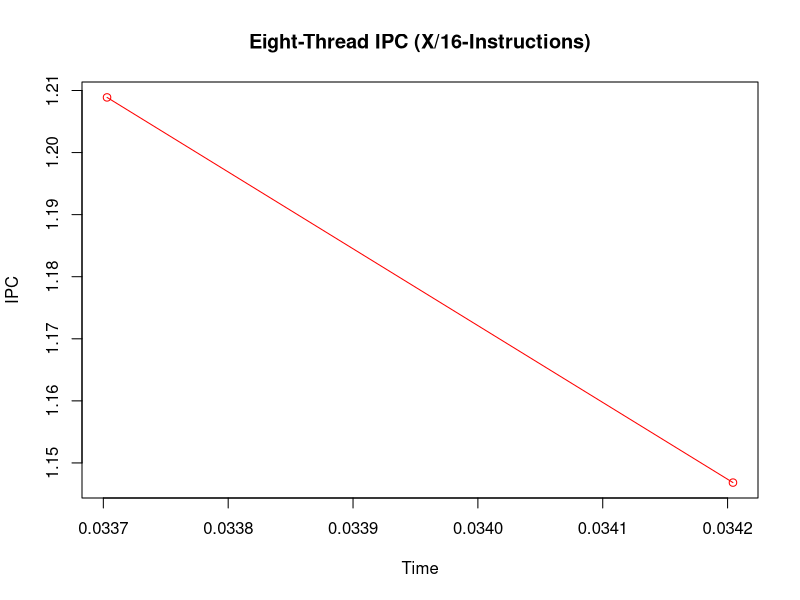
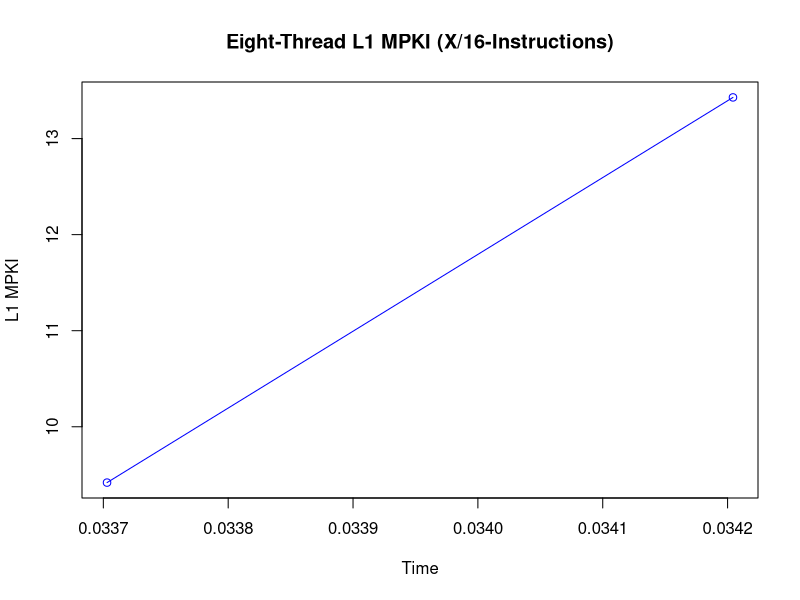
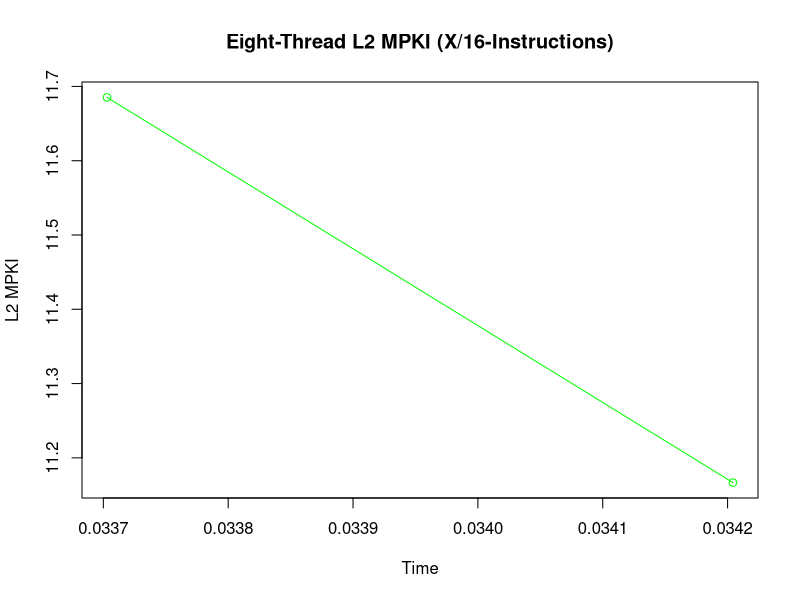
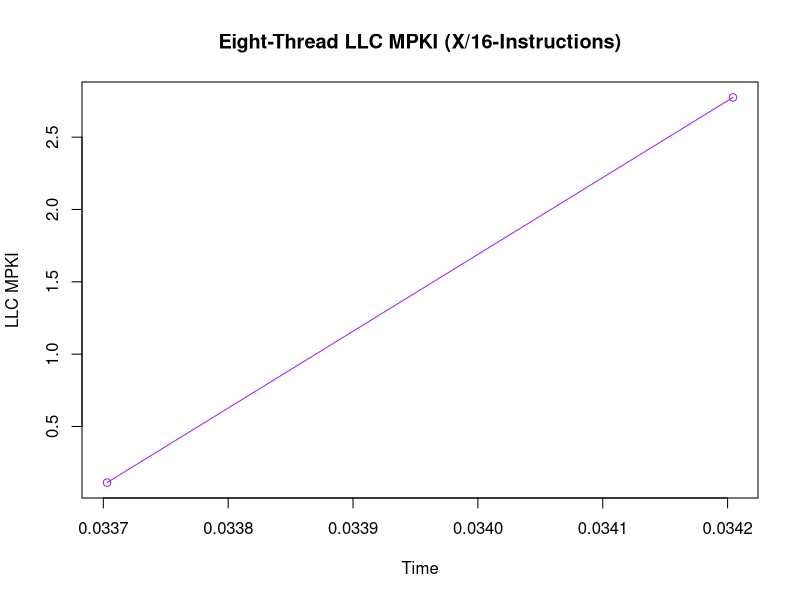
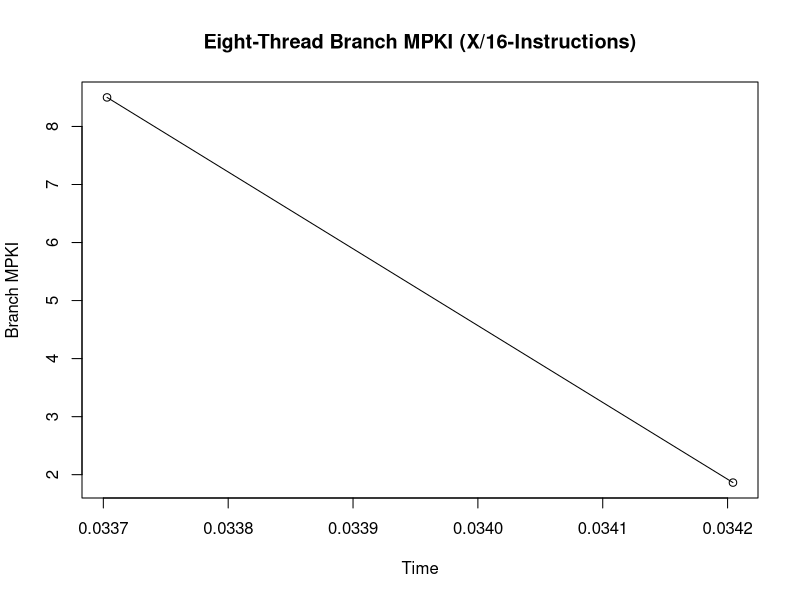

The R source for these figures, in order:
#-----------------------------------------------------------------------------------------------------------------
# Eight Thread (X/16)
#-----------------------------------------------------------------------------------------------------------------

data <- read.csv("eight_thread_saliency_run_D16.csv")

data$Timestamp <- as.character(data$Timestamp)
data$Timestamp[which(data$Timestamp=="<not counted>")] <- "0"
data$Timestamp <- as.numeric(data$Timestamp)

data$instructions <- as.character(data$instructions)
data$instructions[which(data$instructions=="<not counted>")] <- "0"
data$instructions <- as.numeric(data$instructions)

data$cpu.cycles <- as.character(data$cpu.cycles)
data$cpu.cycles[which(data$cpu.cycles=="<not counted>")] <- "0"
data$cpu.cycles <- as.numeric(data$cpu.cycles)

data$L1.dcache.load.misses <- as.character(data$L1.dcache.load.misses)
data$L1.dcache.load.misses[which(data$L1.dcache.load.misses=="<not counted>")] <- "0"
data$L1.dcache.load.misses <- as.numeric(data$L1.dcache.load.misses)

data$l2_rqsts.miss <- as.character(data$l2_rqsts.miss)
data$l2_rqsts.miss[which(data$l2_rqsts.miss=="<not counted>")] <- "0"
data$l2_rqsts.miss <- as.numeric(data$l2_rqsts.miss)

data$LLC.load.misses <- as.character(data$LLC.load.misses)
data$LLC.load.misses[which(data$LLC.load.misses=="<not counted>")] <- "0"
data$LLC.load.misses <- as.numeric(data$LLC.load.misses)

data$branch.misses <- as.character(data$branch.misses)
data$branch.misses[which(data$branch.misses=="<not counted>")] <- "0"
data$branch.misses <- as.numeric(data$branch.misses)

#-----------------------------------------------------------------------------------------------------------------
# Eight Thread IPC Plott (X/16)
#-----------------------------------------------------------------------------------------------------------------

IPC = data$instructions/data$cpu.cycles
plot(IPC ~ data$Timestamp, type="o", col="red", main="Eight-Thread IPC (X/16-Instructions)", xlab="Time", ylab="IPC")
#par(new = TRUE) #Plots the next graph on the same graph

#-----------------------------------------------------------------------------------------------------------------
# Eight Thread L1 MPKI Plot (X/16)
#-----------------------------------------------------------------------------------------------------------------

L2MPKI = (data$L1.dcache.load.misses)/(data$instructions/1000)
plot(L2MPKI ~ data$Timestamp, type="o", col="blue", main="Eight-Thread L1 MPKI (X/16-Instructions)", xlab="Time", ylab="L1 MPKI")

#-----------------------------------------------------------------------------------------------------------------
# Eight Thread L2 MPKI Plot (X/16)
#-----------------------------------------------------------------------------------------------------------------

L2MPKI = (data$l2_rqsts.miss)/(data$instructions/1000)
plot(L2MPKI ~ data$Timestamp, type="o", col="green", main="Eight-Thread L2 MPKI (X/16-Instructions)", xlab="Time", ylab="L2 MPKI")

#-----------------------------------------------------------------------------------------------------------------
# Eight Thread LLC MPKI Plot (X/16)
#-----------------------------------------------------------------------------------------------------------------

LLCMPKI = (data$LLC.load.misses)/(data$instructions/1000)
plot(LLCMPKI ~ data$Timestamp, type="o", col="purple", main="Eight-Thread LLC MPKI (X/16-Instructions)", xlab="Time", ylab="LLC MPKI")

#-----------------------------------------------------------------------------------------------------------------
# Eight Thread Branch MPKI Plot (X/16)
#-----------------------------------------------------------------------------------------------------------------

BranchMPKI= (data$branch.misses)/(data$instructions/1000)
plot(BranchMPKI ~ data$Timestamp, type="o", col="black", main="Eight-Thread Branch MPKI (X/16-Instructions)", xlab="Time", ylab="Branch MPKI")

